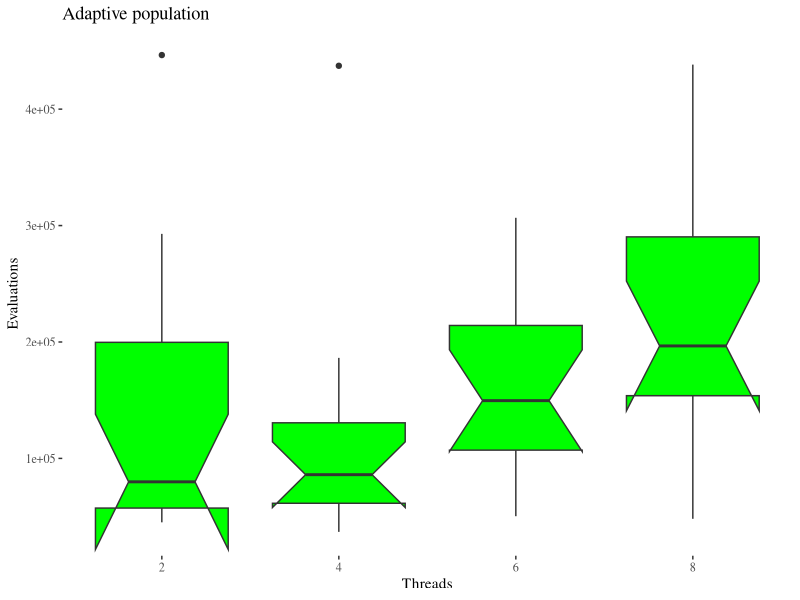
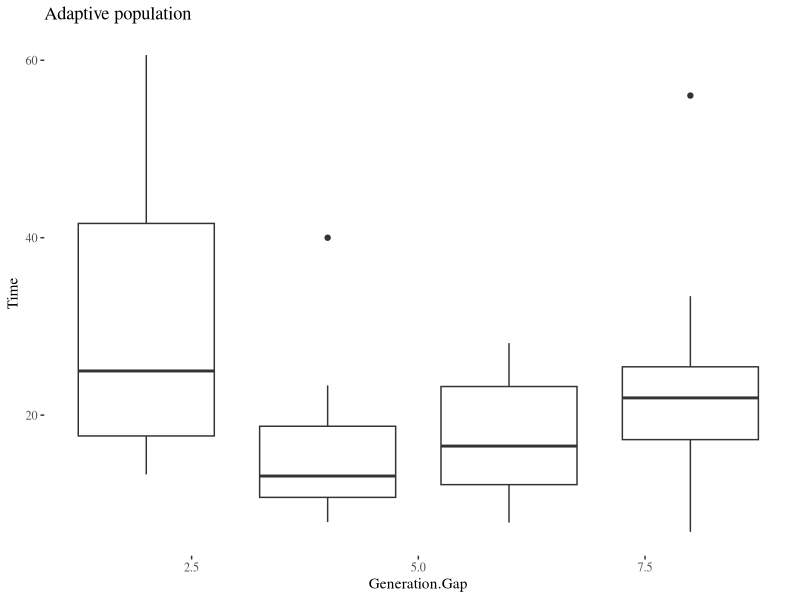
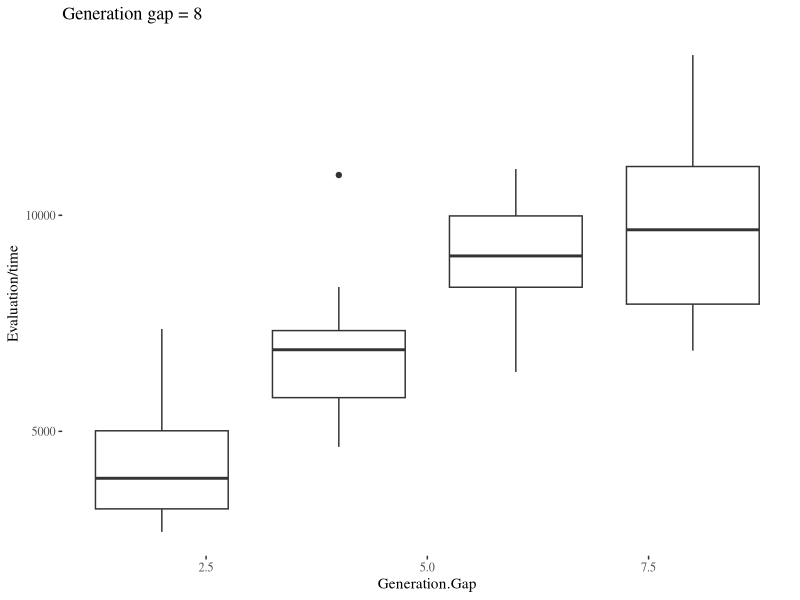

R code for these plots, in order:
library(ggplot2)
library(ggthemes)


data.freqs.ap.threads <- read.csv('../data/gecco-2019-freqs-ap-threads.csv')

ggplot(data.freqs.ap.threads,aes(x=Threads,y=Evaluations,group=Threads)) + geom_boxplot(fill='green',notch=TRUE)+theme_tufte()+scale_x_continuous(name="Threads",breaks=c(2,4,6,8))+labs(x="Threads",y="Evaluations",title="Adaptive population")

ggplot(data.freqs.ap.threads,aes(x=Threads,y=Time,group=Threads))+geom_boxplot()+theme_tufte()+labs(x="Generation.Gap",y="Time",title="Adaptive population")
ggplot(data.freqs.ap.threads,aes(x=Threads,y=Evaluations/Time,group=Threads))+geom_boxplot()+theme_tufte()+labs(x="Generation.Gap",y="Evaluation/time",title="Generation gap = 8")
